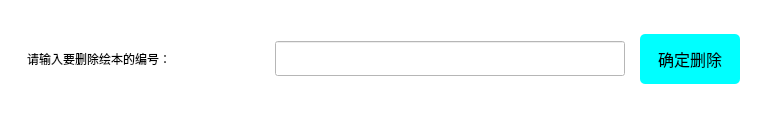
         <widget class="QWidget" name="BookDelete">
          <layout class="QHBoxLayout" name="horizontalLayout_13">
           <property name="leftMargin">
            <number>0</number>
           </property>
           <property name="topMargin">
            <number>0</number>
           </property>
           <property name="rightMargin">
            <number>0</number>
           </property>
           <property name="bottomMargin">
            <number>0</number>
           </property>
           <item>
            <widget class="QWidget" name="widget_13" native="true">
             <property name="styleSheet">
              <string notr="true">background-color: rgb(255, 255, 255);</string>
             </property>
             <layout class="QHBoxLayout" name="horizontalLayout_52">
              <item>
               <widget class="QWidget" name="widget_16" native="true">
                <property name="minimumSize">
                 <size>
                  <width>740</width>
                  <height>100</height>
                 </size>
                </property>
                <property name="maximumSize">
                 <size>
                  <width>740</width>
                  <height>100</height>
                 </size>
                </property>
                <layout class="QHBoxLayout" name="horizontalLayout_51">
                 <item>
                  <widget class="QWidget" name="widget_14" native="true">
                   <layout class="QHBoxLayout" name="horizontalLayout_14">
                    <item>
                     <widget class="QLabel" name="label_12">
                      <property name="styleSheet">
                       <string notr="true">font: 75 12pt &quot;Agency FB&quot;;</string>
                      </property>
                      <property name="text">
                       <string>请输入要删除绘本的编号：</string>
                      </property>
                     </widget>
                    </item>
                    <item>
                     <widget class="QLineEdit" name="bookNumber">
                      <property name="minimumSize">
                       <size>
                        <width>350</width>
                        <height>35</height>
                       </size>
                      </property>
                      <property name="maximumSize">
                       <size>
                        <width>350</width>
                        <height>35</height>
                       </size>
                      </property>
                      <property name="inputMethodHints">
                       <set>Qt::ImhNone</set>
                      </property>
                      <property name="placeholderText">
                       <string/>
                      </property>
                      <property name="clearButtonEnabled">
                       <bool>true</bool>
                      </property>
                     </widget>
                    </item>
                   </layout>
                  </widget>
                 </item>
                 <item>
                  <widget class="QPushButton" name="deleteBookBtn">
                   <property name="minimumSize">
                    <size>
                     <width>100</width>
                     <height>50</height>
                    </size>
                   </property>
                   <property name="maximumSize">
                    <size>
                     <width>100</width>
                     <height>50</height>
                    </size>
                   </property>
                   <property name="font">
                    <font>
                     <pointsize>12</pointsize>
                    </font>
                   </property>
                   <property name="styleSheet">
                    <string notr="true">background-color: rgb(0, 255, 255);
border-radius:5px;</string>
                   </property>
                   <property name="text">
                    <string>确定删除</string>
                   </property>
                  </widget>
                 </item>
                </layout>
               </widget>
              </item>
             </layout>
            </widget>
           </item>
          </layout>
         </widget>
